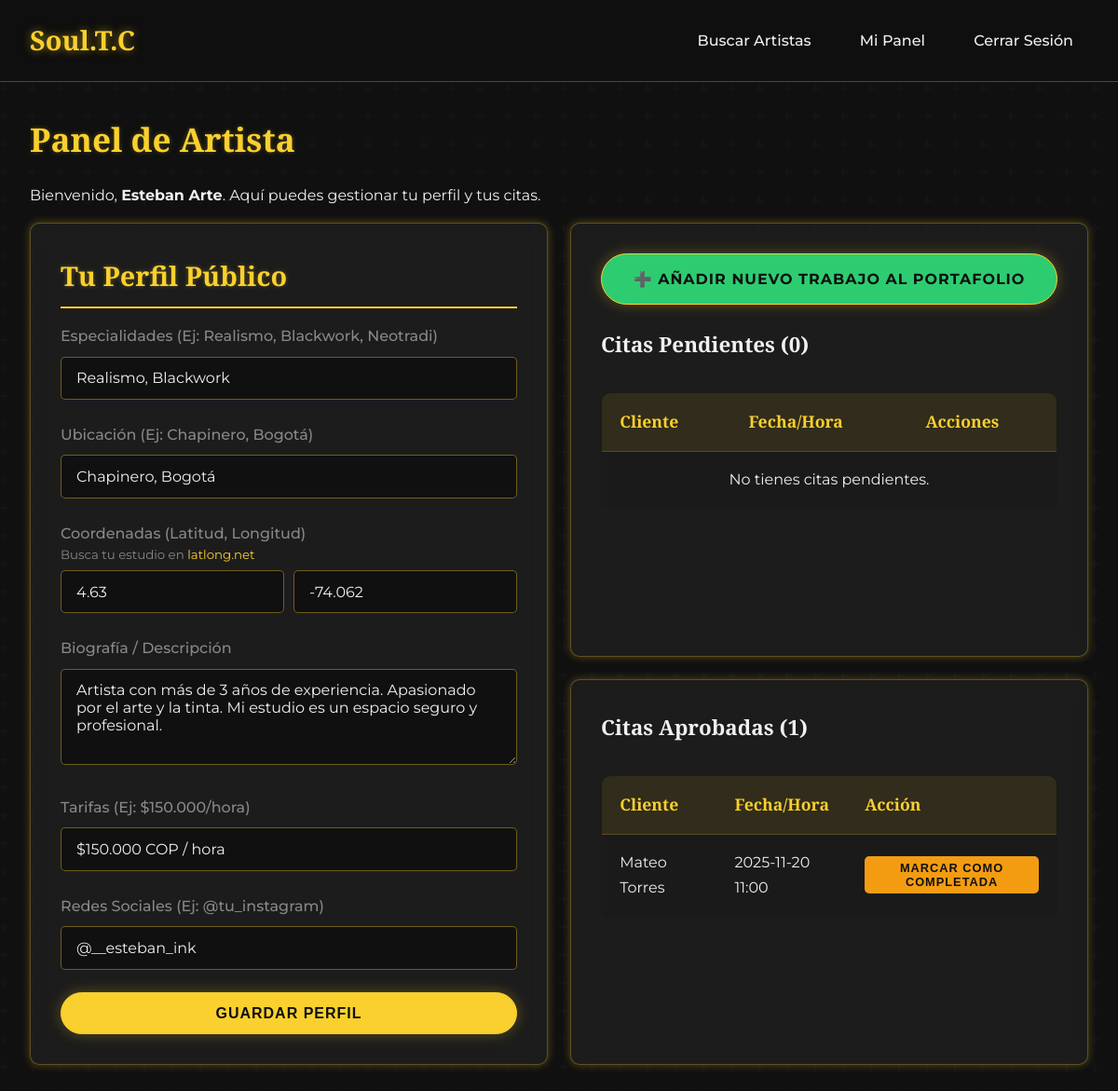
Page /artista_dashboard (signed in) on the committed database.
### app.py (models this page shows, shortened)
class Usuarios(db.Model):
    id = db.Column(db.Integer, primary_key=True)
    nombre = db.Column(db.String(100), nullable=False)
    email = db.Column(db.String(80), unique=True, nullable=False)
    password_hash = db.Column(db.String(128), nullable=False)
    tipoUsuario = db.Column(db.String(20), nullable=False, default='cliente') # admin, tatuador, cliente
    telefono = db.Column(db.String(50), nullable=True)
    fechaRegistro = db.Column(db.String(100), nullable=False, default=datetime.now().isoformat)
    perfil = db.relationship('TatuadorPerfil', backref='usuario', uselist=False, cascade="all, delete-orphan")
    portafolios = db.relationship('Portafolio', backref='tatuador', lazy=True, cascade="all, delete-orphan")
    citas_enviadas = db.relationship('Citas', foreign_keys='Citas.clienteId', backref='cliente', lazy=True, cascade="all, delete-orphan")
    citas_recibidas = db.relationship('Citas', foreign_keys='Citas.tatuadorId', backref='tatuador', lazy=True, cascade="all, delete-orphan")

class TatuadorPerfil(db.Model):
    id = db.Column(db.Integer, primary_key=True)
    usuarioId = db.Column(db.Integer, db.ForeignKey('usuarios.id', ondelete="CASCADE"), unique=True, nullable=False)
    especialidades = db.Column(db.Text, nullable=True)
    descripcion = db.Column(db.Text, nullable=True)
    tarifas = db.Column(db.String(200), nullable=True)
    redesSociales = db.Column(db.String(200), nullable=True)
    ubicacion = db.Column(db.String(200), nullable=True)
    latitud = db.Column(db.Float, nullable=True)
    longitud = db.Column(db.Float, nullable=True)

class Citas(db.Model):
    id = db.Column(db.Integer, primary_key=True)
    clienteId = db.Column(db.Integer, db.ForeignKey('usuarios.id'), nullable=False)
    tatuadorId = db.Column(db.Integer, db.ForeignKey('usuarios.id'), nullable=False)
    fecha = db.Column(db.String(50), nullable=False)
    hora = db.Column(db.String(50), nullable=False)
    descripcion = db.Column(db.Text, nullable=True)
    estado = db.Column(db.String(50), nullable=False, default='Pendiente') # Pendiente, Aprobada, Cancelada, Completada
    resena = db.relationship('Resenas', backref='cita', uselist=False, cascade="all, delete-orphan")

### app.py (the view)
@app.route('/artista_dashboard')
def artista_dashboard():
    if 'tipoUsuario' not in session or session['tipoUsuario'] != 'tatuador':
        flash('Acceso no autorizado.', 'danger')
        return redirect(url_for('login'))
    usuario = Usuarios.query.get(session['usuarioId'])
    perfil = TatuadorPerfil.query.filter_by(usuarioId=session['usuarioId']).first()
    if not perfil:
        perfil = TatuadorPerfil(usuarioId=session['usuarioId'])
    citas = Citas.query.filter_by(tatuadorId=session['usuarioId']).order_by(Citas.fecha.desc()).all()
    citas_pendientes = [c for c in citas if c.estado == 'Pendiente']
    citas_aprobadas = [c for c in citas if c.estado == 'Aprobada']
    return render_template('artista_dashboard.html',
                           usuario=usuario,
                           perfil=perfil,
                           citas=citas,
                           citas_pendientes=citas_pendientes,
                           citas_aprobadas=citas_aprobadas)

### templates/Artista_dashboard.html (shortened to what this page needs)
{% extends "Base.html" %}
{% block content %}
<h2>Panel de Artista</h2>
<p>Bienvenido, <strong>{{ usuario.nombre }}</strong>. Aquí puedes gestionar tu perfil y tus citas.</p>
<div class="dashboard-grid" style="grid-template-columns: 1fr 1fr; gap: 1.5rem;">
  <div class="card" style="grid-row: 1 / 3;"> <h3>Tu Perfil Público</h3>
    <form action="{{ url_for('crear_perfil') }}" method="POST">
      <div class="form-group">
        <label for="especialidades">Especialidades (Ej: Realismo, Blackwork, Neotradi)</label>
        <input type="text" id="especialidades" name="especialidades" value="{{ perfil.especialidades or '' }}">
      </div>
      <div class="form-group">
        <label for="ubicacion">Ubicación (Ej: Chapinero, Bogotá)</label>
        <input type="text" id="ubicacion" name="ubicacion" value="{{ perfil.ubicacion or '' }}">
      </div>
      <div class="form-group">
        <label for="latitud">Coordenadas (Latitud, Longitud)</label>
        <small style="color: var(--color-text-muted); display: block; margin-top: -10px; margin-bottom: 5px;">
          Busca tu estudio en <a href="https://www.latlong.net/" target="_blank">latlong.net</a>
        </small>
        <div style="display: flex; gap: 10px;">
          <input type="text" id="latitud" name="latitud" value="{{ perfil.latitud or '' }}" placeholder="Latitud (ej: 4.6097)">
          <input type="text" id="longitud" name="longitud" value="{{ perfil.longitud or '' }}" placeholder="Longitud (ej: -74.0817)">
        </div>
      </div>
      <div class="form-group">
        <label for="descripcion">Biografía / Descripción</label>
        <textarea id="descripcion" name="descripcion" rows="4">{{ perfil.descripcion or '' }}</textarea>
      </div>
      <div class="form-group">
        <label for="tarifas">Tarifas (Ej: $150.000/hora)</label>
        <input type="text" id="tarifas" name="tarifas" value="{{ perfil.tarifas or '' }}">
      </div>
      <div class="form-group">
        <label for="redesSociales">Redes Sociales (Ej: @tu_instagram)</label>
        <input type="text" id="redesSociales" name="redesSociales" value="{{ perfil.redesSociales or '' }}">
      </div>
      <button type="submit" class="btn btn-primary btn-full">Guardar Perfil</button>
    </form>
  </div>
  <div class="card">
    <a href="{{ url_for('nuevo_portafolio') }}" class="btn btn-primary" style="margin-bottom: 1.5rem; background: var(--color-success); text-align: center;">
      ➕ Añadir Nuevo Trabajo al Portafolio
    </a>
    <h4 style="color: var(--color-text);">Citas Pendientes ({{ citas_pendientes | length }})</h4>
    <div style="overflow-x: auto;">
      <table class="table">
        <thead>
          <tr>
            <th>Cliente</th>
            <th>Fecha/Hora</th>
            <th>Acciones</th>
          </tr>
        </thead>
        <tbody>
          {% for cita in citas_pendientes %}
          <tr>
            <td title="{{ cita.descripcion }}">{{ cita.cliente.nombre }}</td>
            <td>{{ cita.fecha }}<br>{{ cita.hora }}</td>
            <td>
              <form action="{{ url_for('aprobar_cita', cita_id=cita.id) }}" method="POST" style="display:inline;">
                <button type="submit" class="btn btn-small btn-success">Aprobar</button>
              </form>
              <form action="{{ url_for('cancelar_cita', cita_id=cita.id) }}" method="POST" style="display:inline;">
                <button type="submit" class="btn btn-small btn-danger">Cancelar</button>
              </form>
            </td>
          </tr>
          {% else %}
          <tr><td colspan="3" style="text-align: center;">No tienes citas pendientes.</td></tr>
          {% endfor %}
        </tbody>
      </table>
    </div>
  </div>
  <div class="card">
    <h4 style="color: var(--color-text);">Citas Aprobadas ({{ citas_aprobadas | length }})</h4>
    <div style="overflow-x: auto;">
      <table class="table">
        <thead>
          <tr>
            <th>Cliente</th>
            <th>Fecha/Hora</th>
            <th>Acción</th>
          </tr>
        </thead>
        <tbody>
          {% for cita in citas_aprobadas %}
          <tr>
            <td>{{ cita.cliente.nombre }}</td>
            <td>{{ cita.fecha }}<br>{{ cita.hora }}</td>
            <td>
              <form action="{{ url_for('marcar_completada', cita_id=cita.id) }}" method="POST">
                <button type="submit" class="btn btn-small btn-warning">Marcar como Completada</button>
              </form>
            </td>
          </tr>
          {% else %}
          <tr><td colspan="3" style="text-align: center;">No tienes citas aprobadas.</td></tr>
          {% endfor %}
        </tbody>
      </table>
    </div>
  </div>
</div>
{% endblock %}

### Static/css/style.css (style rules this page uses)
:root { --color-bg: #101010; --color-surface: #1a1a1a; --color-text: #f0f0f0; --color-text-muted: #888; --color-gold: #FAD02E; --color-gold-muted: rgba(250, 208, 46, 0.7); --color-gold-glow: rgba(250, 208, 46, 0.3); --color-gold-glow-strong: rgba(250, 208, 46, 0.5); --color-success: #2ecc71; --color-danger: #e74c3c; --color-info: #3498db; --color-warning: #f39c12; --font-heading: 'Playfair Display', serif; --font-body: 'Montserrat', sans-serif; }
* { margin: 0; padding: 0; box-sizing: border-box; }
body { background-color: var(--color-bg); color: var(--color-text); font-family: var(--font-body); line-height: 1.7; }
h1, h2, h3, h4 { font-family: var(--font-heading); color: var(--color-gold); margin-bottom: 1rem; text-shadow: 0 0 5px var(--color-gold-glow); }
h2 { font-size: 2.2rem; }
h3 { font-size: 1.8rem; }
h4 { font-size: 1.4rem; color: var(--color-text); text-shadow: none; }
p { margin-bottom: 1rem; }
a { color: var(--color-gold); text-decoration: none; }
.form-group { margin-bottom: 1.5rem; }
.form-group label { display: block; margin-bottom: 0.5rem; font-weight: 500; color: var(--color-text-muted); }
.form-group input, .form-group select, .form-group textarea { width: 100%; padding: 0.8rem 1rem; border: 1px solid rgba(250, 208, 46, 0.4); background: var(--color-bg); color: var(--color-text); border-radius: 5px; font-size: 1rem; font-family: var(--font-body); transition: all 0.3s ease; }
.form-group textarea { resize: vertical; min-height: 100px; }
.btn { display: inline-block; padding: 0.8rem 1.8rem; border-radius: 50px; text-decoration: none; font-weight: 700; font-size: 1rem; cursor: pointer; border: 1px solid var(--color-gold); transition: all 0.3s ease; text-transform: uppercase; letter-spacing: 1px; }
.btn-primary { background-color: var(--color-gold); color: var(--color-bg); box-shadow: 0 0 15px var(--color-gold-glow); }
.btn-warning { background: var(--color-warning); color: var(--color-bg); border: none; }
.btn-full { width: 100%; }
.btn-small { padding: 5px 12px; font-size: 0.8rem; border-radius: 5px; }
.dashboard-grid { display: grid; grid-template-columns: repeat(auto-fit, minmax(320px, 1fr)); gap: 1.5rem; }
.card { background: rgba(255, 255, 255, 0.05); backdrop-filter: blur(10px); border: 1px solid rgba(250, 208, 46, 0.3); box-shadow: 0 0 10px var(--color-gold-glow); padding: 2rem; border-radius: 10px; transition: all 0.3s ease; display: flex; flex-direction: column; }
.card h3 { margin-top: 0; border-bottom: 2px solid var(--color-gold); padding-bottom: 0.5rem; display: inline-block; }
.table { width: 100%; border-collapse: collapse; margin-top: 1rem; background: var(--color-surface); border-radius: 10px; overflow: hidden; border: 1px solid rgba(250, 208, 46, 0.3); }
.table th, .table td { padding: 1rem 1.2rem; text-align: left; border-bottom: 1px solid rgba(250, 208, 46, 0.2); }
.table th { background: rgba(250, 208, 46, 0.1); font-family: var(--font-heading); color: var(--color-gold); font-size: 1.1rem; }
.table tr:last-child td { border-bottom: none; }

### rows in the picture
Usuarios: nombre "Esteban Arte"
TatuadorPerfil: especialidades "Realismo, Blackwork", ubicacion "Chapinero, Bogotá", latitud "4.63", longitud "-74.062", descripcion "Artista con más de 3 años de experiencia. Apasionado por el arte y la tinta. Mi estudio es un espacio seguro y profesional.", tarifas "$150.000 COP / hora", redesSociales "@__esteban_ink"
Citas: cliente.nombre "Mateo Torres", fecha "2025-11-20", hora "11:00"

### other values in the picture
{{ citas_pendientes | length }} "0"
{{ citas_aprobadas | length }} "1"
